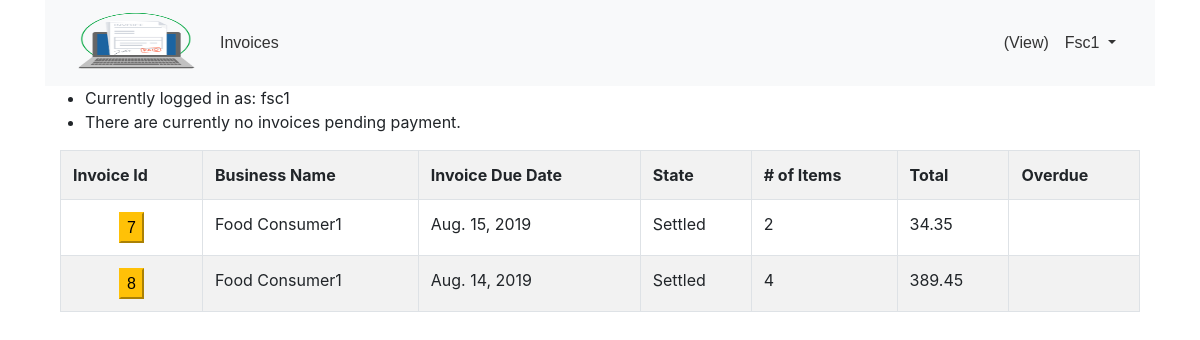
The app's page /customer_linked_invoices/21 (signed in) with its own data.
### cims/models.py (models this page shows, shortened)
class Invoice(models.Model):
    description = models.CharField(max_length=500)
    createdTime = models.DateTimeField()
    lastUpdatedTime = models.DateTimeField()
    invoiceDueDate = models.DateField()
    invoiceState = models.ForeignKey(InvoiceState, on_delete=models.CASCADE)
    invoiceItemCount = models.IntegerField()
    invoiceAmount = models.DecimalField(max_digits=5, decimal_places=2)
    supplier = models.ForeignKey(User, on_delete=models.CASCADE, related_name="supplier")
    customer = models.ForeignKey(User, on_delete=models.CASCADE, related_name="customer")

class ExtendedUser(models.Model):
    user = models.OneToOneField(User, on_delete=models.CASCADE)
    supplier = models.BooleanField(default=False)
    customer = models.BooleanField(default=False)
    businessName = models.CharField(max_length=200)
    lastLoginTime = models.DateTimeField(default=None, blank=True, null=True)

class InvoiceState(models.Model):
    name = models.CharField(max_length=20)

### cims/views.py (the view)
# urls.py: path("customer_linked_invoices/<int:cust_id>", views.customer_linked_invoices, name="customer_linked_invoices"),
def customer_linked_invoices(request, cust_id):
    customer = User.objects.get(id=cust_id)
    supplier = User.objects.get(id=request.user.id)
    invoice_list = Invoice.objects.filter(supplier=supplier).filter(customer=customer).all()
    return_obj = process_invoices(invoice_list)
    return render(request, "cims/invoices.html", {"message": None,
                                                  'invoice_list': return_obj['invoice_list'],
                                                  'pending_invoices': return_obj['pending_invoices'],
                                                  'pending_invoice_amount': str(
                                                      return_obj['pending_invoice_amount']), 'cust_id': cust_id,
                                                  'cust_business_name': customer.extendeduser.businessName,
                                                  'cust_email': customer.username})

### cims/views.py (called while the page is built)
def process_invoices(invoice_list):
    return_list = []
    pending_invoices = 0
    pending_invoice_amount = 0.00
    for invoice in invoice_list:
        return_list.append(get_invoice_info(invoice))
        if (invoice.invoiceState.name == 'Pending'):
            pending_invoices += 1
            pending_invoice_amount += float(invoice.invoiceAmount)
    return {'invoice_list': return_list, 'pending_invoices': pending_invoices,
            'pending_invoice_amount': str(pending_invoice_amount)}

### cims/templates/cims/invoices.html (shortened to what this page needs)
{% extends "cims/base.html" %}
{% block body %}
    {% load static %}
    <ul>
        <li>Currently logged in as: {{ user.username }}</li>
        {% if pending_invoices > 0 %}
            <li class="total_price_count" id="total_price_count" name="total_price_count"> Total {{ pending_invoices }}
                invoices are pending, with a total amount of {{ pending_invoice_amount }}</li>
        {% else %}
            <li class="total_price_count" id="total_price_count" name="total_price_count"> There are currently no
                invoices pending payment.
            </li>
        {% endif %}
    </ul>
    <div class="container">
        {% if invoice_list|length > 0 %}
            <table class="table table-bordered table-striped" id="carttable">
                <tr>
                    <th>
                        Invoice Id
                    </th>
                    <th>
                        Business Name
                    </th>
                    <th>
                        Invoice Due Date
                    </th>
                    <th>
                        State
                    </th>
                    <th>
                        # of Items
                    </th>
                    <th>
                        Total
                    </th>
                    <th>
                        Overdue
                    </th>
                </tr>
                {% for invoice in invoice_list %}
                    <tr id="row{{ invoice.id }}">
                        <td scope="row" align="center" class="align-middle">
                            <button id="view{{ invoice.order_id }}" class="removefromcart btn-warning">
                                <a href="{% url 'invoice_details' invoice_id=invoice.id %}">
                                    {{ invoice.id }}</a>
                            </button>
                        </td>
                        <td>
                            {{ invoice.business_name }}
                        </td>
                        <td>
                            {{ invoice.due_date }}
                        </td>
                        <td>
                            {{ invoice.invoice_state }}
                        </td>
                        <td>
                            {{ invoice.item_count }}
                        </td>
                        <td>
                            {{ invoice.invoice_amount }}
                        </td>
                        <td>
                        </td>
                    </tr>
                {% endfor %}
            </table>
        {% endif %}
    </div>
{% endblock %}

### cims/templates/cims/base.html (shortened to what this page needs)
{% load static %}
<!DOCTYPE html>
<html>
<head>
    <link rel="stylesheet" href="{% static 'cims/styles.css' %}"/>
    <link rel="stylesheet" href="https://maxcdn.bootstrapcdn.com/bootstrap/4.3.1/css/bootstrap.min.css">
    <link href="https://maxcdn.bootstrapcdn.com/font-awesome/4.7.0/css/font-awesome.min.css" rel="stylesheet">
    <link href="//netdna.bootstrapcdn.com/bootstrap/3.0.0/css/bootstrap-glyphicons.css" rel="stylesheet">
    <link rel="stylesheet"
          href="https://cdnjs.cloudflare.com/ajax/libs/bootstrap-datepicker/1.4.1/css/bootstrap-datepicker3.css"/>
</head>
<body>
<div class="container" id="topheader">
    <nav class="navbar navbar-expand-lg navbar-light bg-light">
        <div class="container-fluid d-print-none">
            <div class="navbar-header">
                <a class="navbar-brand" href="#"><img src="{% static "cims/logo.png" %}" alt="cims.com"
                                                      width="120"
                                                      height="60" class="d-inline-block align-top"></a>
            </div>
            {% if user.username %}
                <ul class="navbar-nav mr-auto ">
                    <li class="nav-item ">
                        <a class="nav-link" href="{% url 'index' %}">Invoices </a>
                    </li>
                </ul>
                <ul class="nav navbar-nav navbar-right">
                    <li class="nav-item ">
                        <a class="nav-link" href="#">{{ request.session.accounttype }} (View) </a>
                    </li>
                    <li class="nav-item dropdown">
                        <a class="nav-link dropdown-toggle" href="#" id="navbarLogoutLink" data-toggle="dropdown"
                           aria-haspopup="true" aria-expanded="false">
                            {{ user.username }}
                        </a>
                    </li>
                </ul>
            {% endif %}
        </div>
    </nav>
</div>
<div class="container">
    {% block body %}
    {% endblock %}
</div>
</body>
</html>

### cims/static/cims/styles.css (style rules this page uses)
a { color: #050000; font-family: sans-serif; }
a:link { color: #020000; }
body { font-family: sans-serif; }
#topheader .navbar-nav li > a { text-transform: capitalize; color: #333; transition: background-color .2s, color .2s; }

### records on screen
Invoice: id "7", business_name "Food Consumer1", due_date "Aug. 15, 2019", invoice_state "Settled", item_count "2", invoice_amount "34.35"
Invoice: id "8", business_name "Food Consumer1", due_date "Aug. 14, 2019", invoice_state "Settled", item_count "4", invoice_amount "389.45"

### other values on screen
{{ user.username }} "Fsc1"
{{ user.username }} "fsc1"
